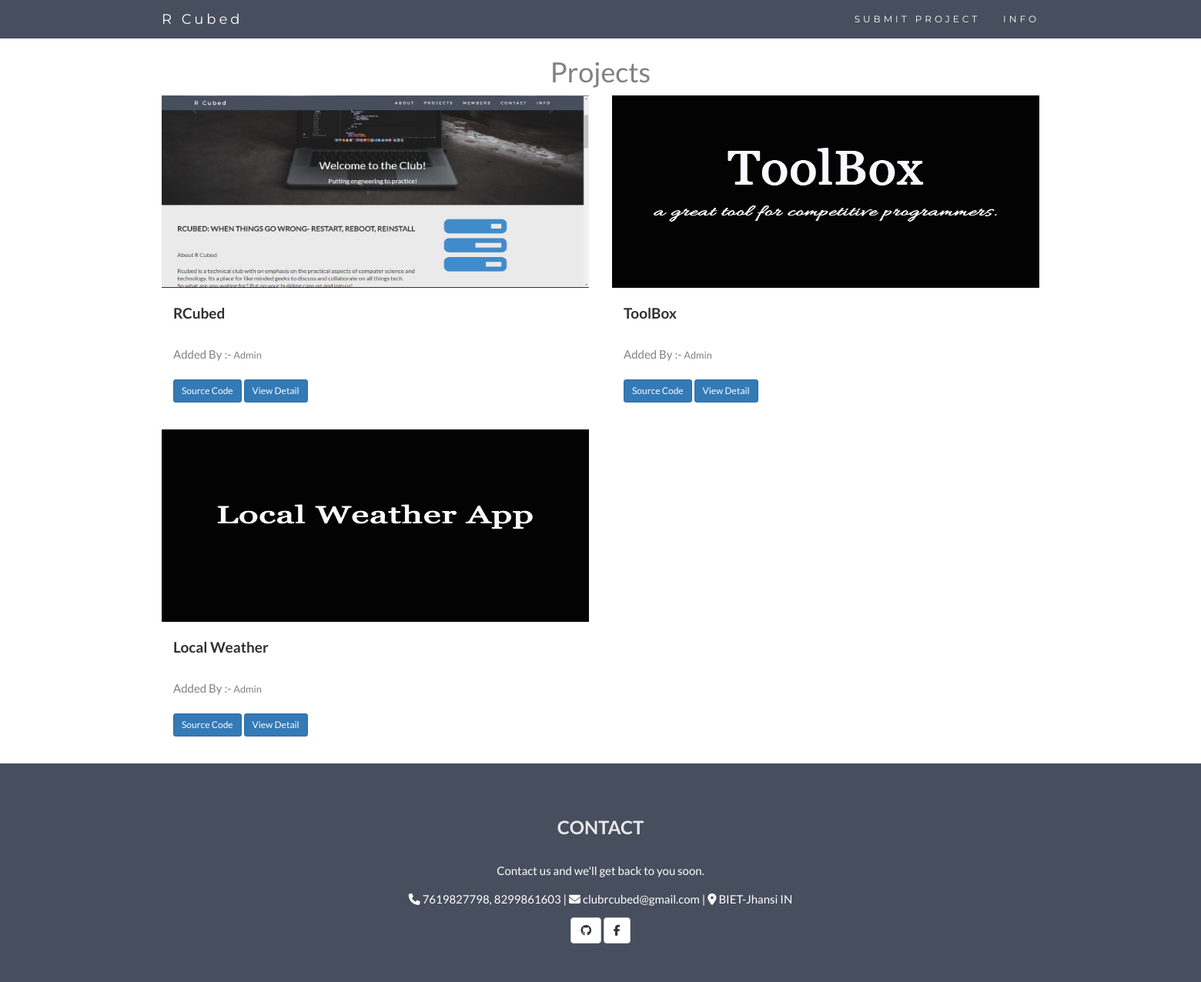
/projects/, run on the app's committed database.
### projects/models.py (models this page shows, shortened)
class project(models.Model):
    team_name = models.CharField(max_length=100)
    project_title = models.CharField(max_length=150)
    project_description = models.TextField()
    source_code = models.URLField()
    webpage = models.URLField(null=True, blank=True)
    image = models.ImageField(null=True, blank=True, width_field="width_field", height_field="height_field")
    height_field = models.IntegerField(default=0)
    width_field = models.IntegerField(default=0)
    developing_or_developed = models.BooleanField(default=0)
    key = models.CharField(max_length=100)
    timestamp = models.DateTimeField(auto_now_add=True, auto_now=False)
    updated = models.DateTimeField(auto_now_add=False, auto_now=True)

### projects/views.py (the view)
# urls.py: url(r'^projects/$', all_project),
def all_project(request):
    queryset = project.objects.all()
    info = information.objects.all().order_by('-id')[:3]
    context = {
        "object_list": queryset,
        "title": "List of All Projects",
        "info": info,
    }
    return render(request, "index.html", context)

### templates/index.html (shortened to what this page needs)
{% load staticfiles %}
<!DOCTYPE html>
<html lang="en">
<head>
  <link rel="stylesheet" href="https://maxcdn.bootstrapcdn.com/bootstrap/3.3.7/css/bootstrap.min.css">
  <link rel="stylesheet" href='{% static "css/styles.css" %}'>
</head>
<body id="myPage" data-spy="scroll" data-target=".navbar" data-offset="60">
<nav class="navbar navbar-default navbar-fixed-top">
  <div class="container">
    <div class="navbar-header">
      <a class="navbar-brand" href="http://127.0.0.1:8000/">R Cubed</a>
    </div>
    <div class="collapse navbar-collapse" id="myNavbar">
      <ul class="nav navbar-nav navbar-right">
        <li><a href="http://127.0.0.1:8000/create/">SUBMIT PROJECT</a></li>
        <li><a href="" data-toggle="modal" data-target="#information">INFO</a></li>
      </ul>
    </div>
  </div>
</nav>
<br/><br/>
<div class="container">
    <div class="row">
        <div class="col-sm-12">
            <center><h1>Projects</h1></center>
        </div>
        {% if object_list %}
            {% for obj in object_list %}
                <div class="col-sm-6">
                    <div class="thumbnail">
                      {% if obj.image %}
                      <img src='{{ obj.image.url }}' alt="Paris" style="overflow:hidden; height:250px">
                      {% else %}
                      <img src='{% static "img/preview.jpg" %}' alt="Paris" style="overflow:hidden; height:250px">
                      {% endif %}
                        <div class="container middle">
                                <h4><strong>{{ obj.project_title }}</strong></h4>Added By :-
                            <small>
                                        {{ obj.team_name }}
                            </small><br/><br/>
                            <a href="http://{{ obj.source_code }}" target="_blank"
                               class="btn btn-primary btn-sm" role="button">Source Code</a>
                            <a href="http://127.0.0.1:8000/details/{{ obj.id }}"
                               class="btn btn-primary btn-sm" role="button">View Detail</a>
                        </div>
                    </div>
                </div>
            {% endfor %}
        {% endif %}
    </div>
</div>
<div id="contact" class="container-fluid bg-grey text-center">
  <h2 class="text-center" style="color:#e8e9ed">CONTACT</h2>
  <p>Contact us and we'll get back to you soon.</p>
  <p>
        <i class="fa fa-phone" aria-hidden="true"> </i> 7619827798, 8299861603  |
        <i class="fa fa-envelope" aria-hidden="true"></i> clubrcubed@gmail.com |
        <i class="fa fa-map-marker" aria-hidden="true"></i> BIET-Jhansi IN
    </p>
    <button type="button" class="btn btn-default btn-md"
                onclick="window.open('https://github.com/vishuvish/r_cubed', '_blank')">
            <i class="fa fa-github" aria-hidden="true"></i>
    </button>
    <button type="button" class="btn btn-default btn-md"
                onclick="window.open('https://www.facebook.com/rcubedclub/?ref=br_rs', '_blank')">
            <i class="fa fa-facebook" aria-hidden="true"></i>
    </button>
</div>
</body>
</html>

### static/css/styles.css (style rules this page uses)
body { font: 400 15px Lato, sans-serif; line-height: 1.8; color: #818181; }
h2 { font-size: 24px; text-transform: uppercase; color: #303030; font-weight: 600; margin-bottom: 30px; }
h4 { font-size: 19px; line-height: 1.375em; color: #303030; font-weight: 400; margin-bottom: 30px; }
.container-fluid { padding: 60px 50px; }
.bg-grey { background-color: #474e5d; color: white; }
.thumbnail { padding: 0 0 15px 0; border: none; border-radius: 0; }
.thumbnail img { width: 100%; height: 100%; margin-bottom: 10px; }
.navbar { margin-bottom: 0; background-color: #474e5d; z-index: 9999; border: 0; font-size: 12px !important; line-height: 1.42857143 !important; letter-spacing: 4px; border-radius: 0; font-family: Montserrat, sans-serif; }
.navbar li a, .navbar .navbar-brand { color: #fff !important; }
.container-fluid { padding-top: 50px; padding-bottom: 50px; }
.middle { margin: auto; }

### data on the page
project: image (picture), project_title "RCubed", team_name "Admin"
project: image (picture), project_title "ToolBox", team_name "Admin"
project: image (picture), project_title "Local Weather", team_name "Admin"
